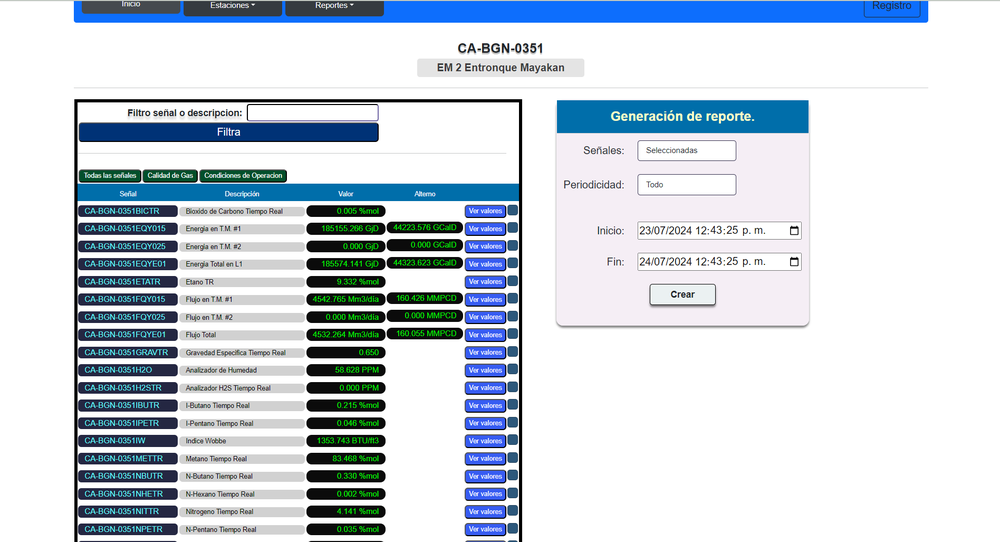
#> input picture mayacan_nitrogeno.png, 1000 x 542 px, shrunk from 1896 x 1027 before the run
$ python mayacan.py
#> lines starting #> are read from the running program, lines starting #| are printed output that depends on the picture; after the words box and inside, x2 and y2 are one past the last pixel; in counts of white or black regions, pixels touching at a corner belong together
import cv2
import numpy as np

# Cargar la imagen
image = cv2.imread('mayacan_nitrogeno.png')
#> image is the input picture: shape (542, 1000, 3); mean B, G, R 222.7, 214.4, 205.7

print(np.shape(image))
#| (542, 1000, 3)
# Obtener las dimensiones de la imagen
height, width, _ = image.shape
#> height = 542; width = 1000

# Definir el grosor de la línea
line_thickness = 5

# Dibujar la línea negra en la parte inferior de la imagen
cv2.line(image, (0, height - line_thickness), (width, height - line_thickness), (0, 0, 0), line_thickness)
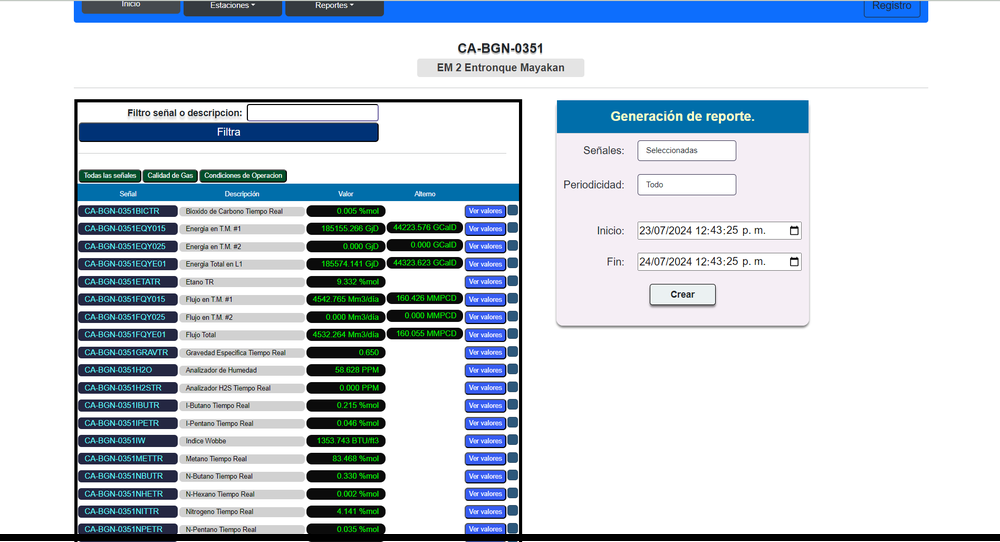
#> image: shape (542, 1000, 3); 1.29% of pixels changed, all inside (x1, y1, x2, y2) = (0, 534, 1000, 541)

# Mostrar la imagen con la línea negra


cv2.imshow('Image with Bottom Line', image)
cv2.imwrite('mayacan_tratado.png', image)
cv2.waitKey(0)
cv2.destroyAllWindows()

$ run again, with G-GAP-08FQYE01.png copied over mayacan_nitrogeno.png
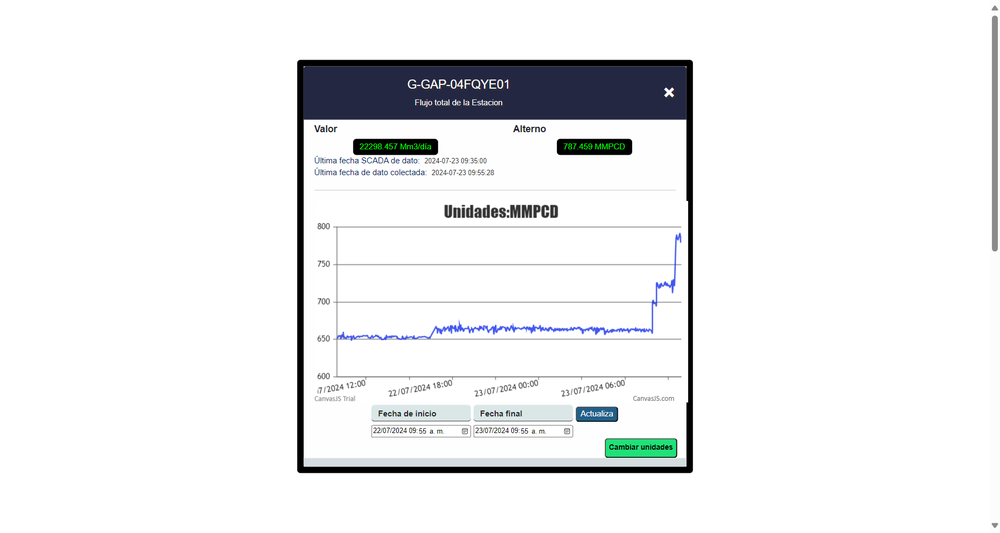
#> input picture G-GAP-08FQYE01.png, 1000 x 533 px, shrunk from 1860 x 992 before the run
#> image is the input picture: shape (533, 1000, 3); mean B, G, R 239.1, 238, 237.1
#| (533, 1000, 3)
#> `cv2.line(image, (0, height - line_thickness), (width, height - line_th..`:
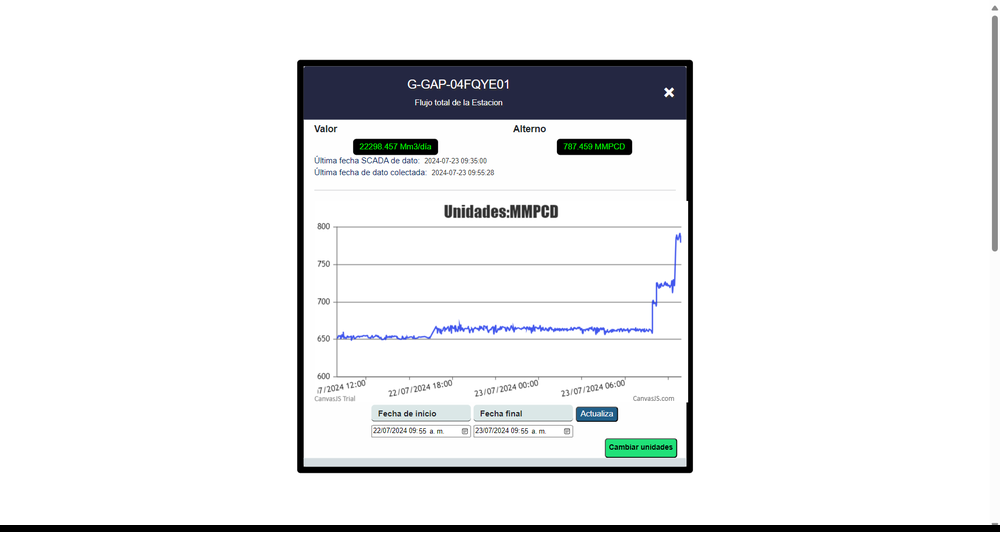
#> image: shape (533, 1000, 3); 1.31% of pixels changed, all inside (x1, y1, x2, y2) = (0, 525, 1000, 532)

$ run again, with captura_de_pantalla.png copied over mayacan_nitrogeno.png
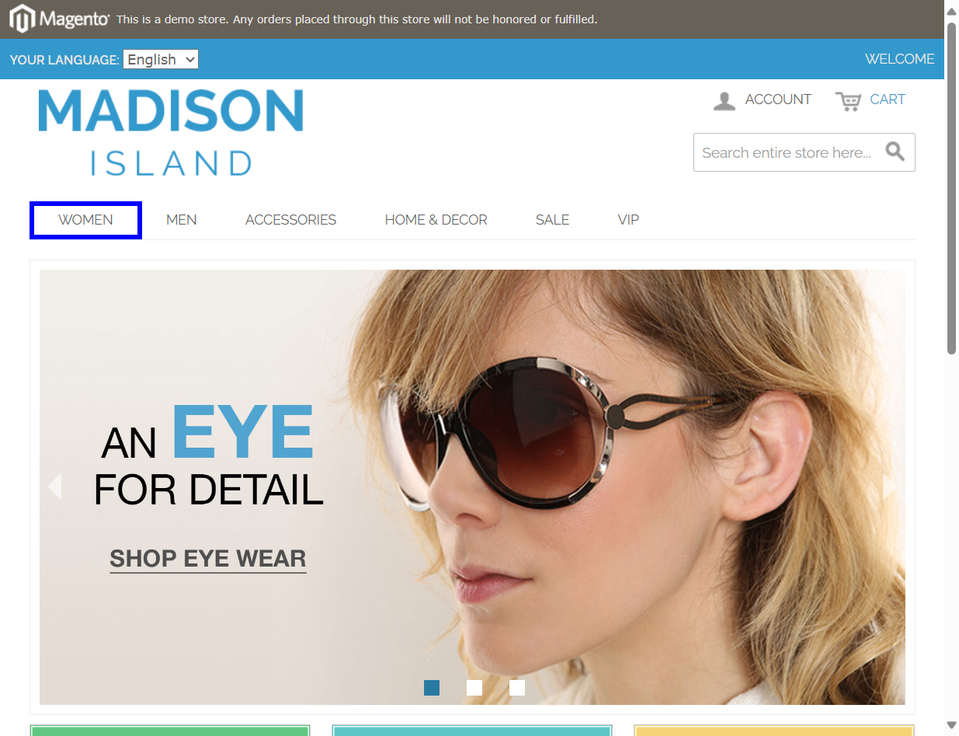
#> input picture captura_de_pantalla.png, 959 x 736 px, shrunk from 1235 x 947 before the run
#> image is the input picture: shape (736, 959, 3); mean B, G, R 186.4, 193.8, 200
#| (736, 959, 3)
#> `cv2.line(image, (0, height - line_thickness), (width, height - line_th..`:
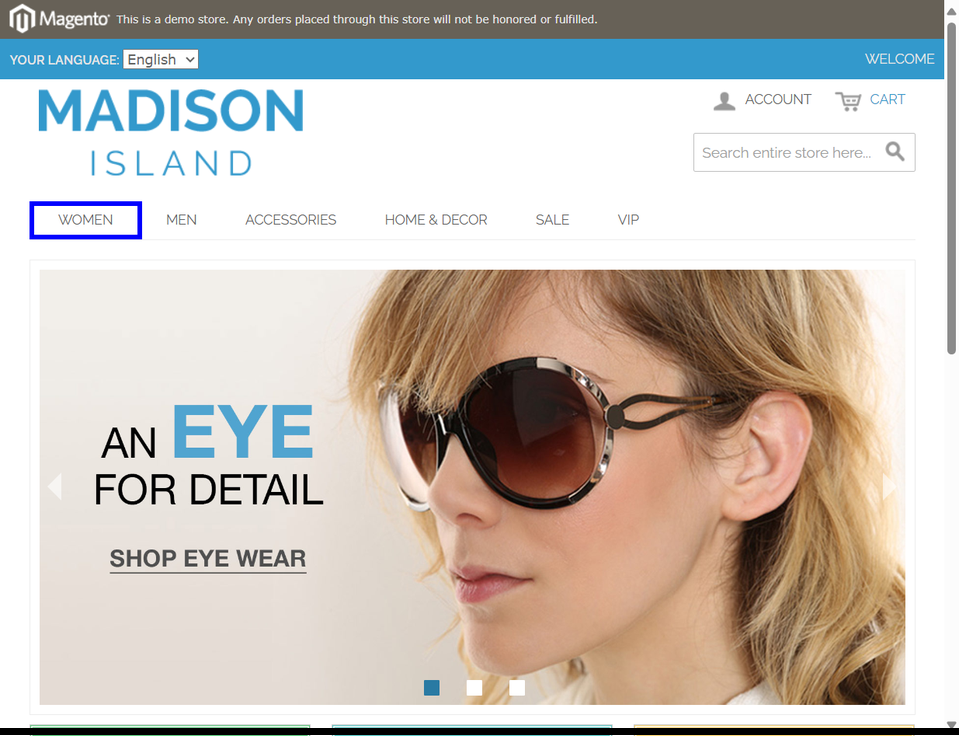
#> image: shape (736, 959, 3); 0.95% of pixels changed, all inside (x1, y1, x2, y2) = (0, 728, 959, 735)

$ run again, with captura_de_pantalla_select.png copied over mayacan_nitrogeno.png
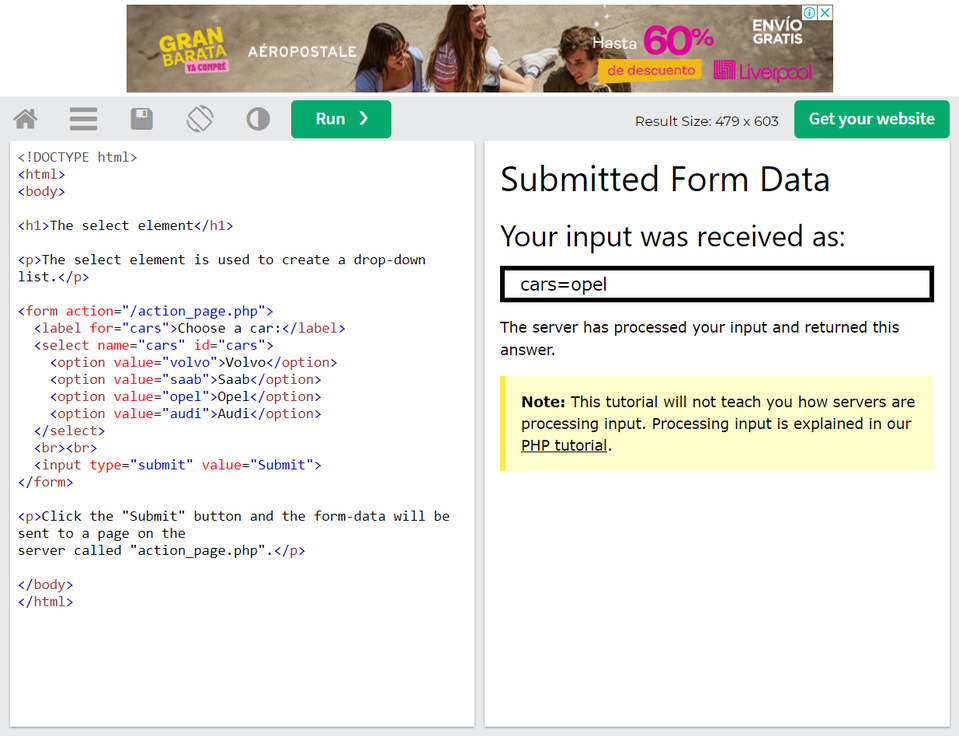
#> input picture captura_de_pantalla_select.png, 959 x 736 px, shrunk from 1235 x 947 before the run
#> image is the input picture: shape (736, 959, 3); mean B, G, R 228.3, 233, 233.8
#| (736, 959, 3)
#> `cv2.line(image, (0, height - line_thickness), (width, height - line_th..`:
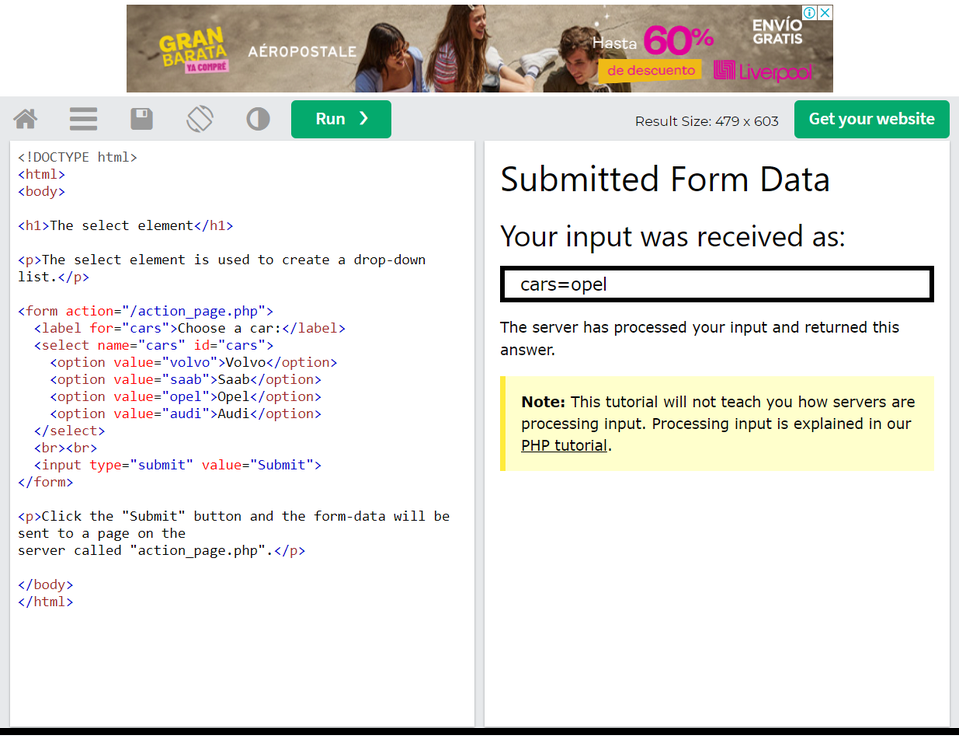
#> image: shape (736, 959, 3); 0.95% of pixels changed, all inside (x1, y1, x2, y2) = (0, 728, 959, 735)
